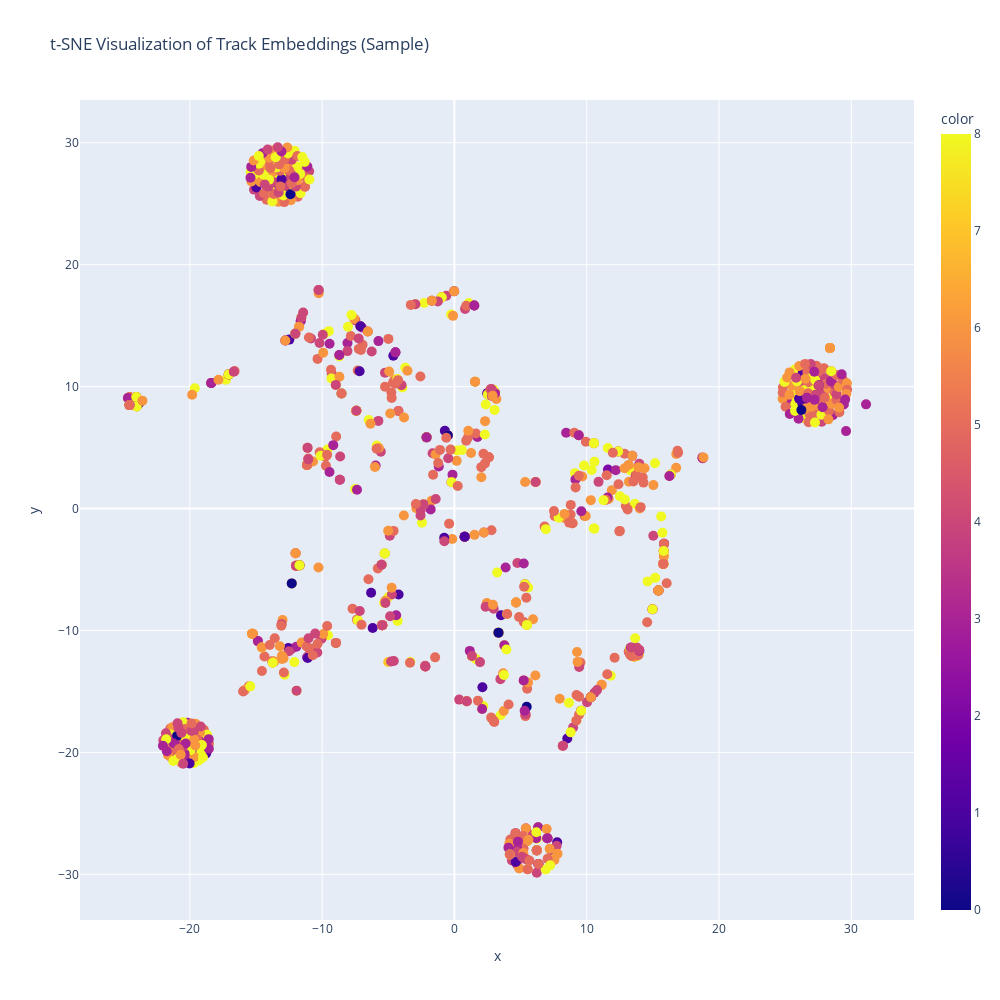

Notebook code cell kept with this figure:
### Code cell
# Example usage (assuming you have track_embeddings and node_community)
plot_track_embeddings_tsne_plotly(structural_track_embeddings, node_community, song_id_name_dict,sample_size=1000)

### Figure 1 — Plotly figure (JSON) as saved in the notebook; plotly's stock layout.template omitted (floating-point values rounded to 4 significant figures; data arrays with more than 128 entries replaced by an {"elided": "..."} marker saying what was removed)
{"data": [{"customdata": {"elided": "1000x3 mixed values"}, "hovertemplate": "x=%{x}<br>y=%{y}<br>Track ID=%{customdata[0]}<br>Community=%{customdata[1]}<br>Song Name=%{customdata[2]}<br>color=%{marker.color}<extra></extra>", "legendgroup": "", "marker": {"color": {"elided": "1000 int values"}, "coloraxis": "coloraxis", "size": 10, "symbol": "circle"}, "mode": "markers", "name": "", "orientation": "v", "showlegend": false, "type": "scatter", "x": {"elided": "1000 float values"}, "xaxis": "x", "y": {"elided": "1000 float values"}, "yaxis": "y"}], "layout": {"coloraxis": {"colorbar": {"title": {"text": "color"}}, "colorscale": [[0, "#0d0887"], [0.1111, "#46039f"], [0.2222, "#7201a8"], [0.3333, "#9c179e"], [0.4444, "#bd3786"], [0.5556, "#d8576b"], [0.6667, "#ed7953"], [0.7778, "#fb9f3a"], [0.8889, "#fdca26"], [1, "#f0f921"]]}, "height": 1000, "legend": {"tracegroupgap": 0}, "title": {"text": "t-SNE Visualization of Track Embeddings (Sample)"}, "width": 1000, "xaxis": {"anchor": "y", "domain": [0, 1], "title": {"text": "x"}}, "yaxis": {"anchor": "x", "domain": [0, 1], "title": {"text": "y"}}}}
